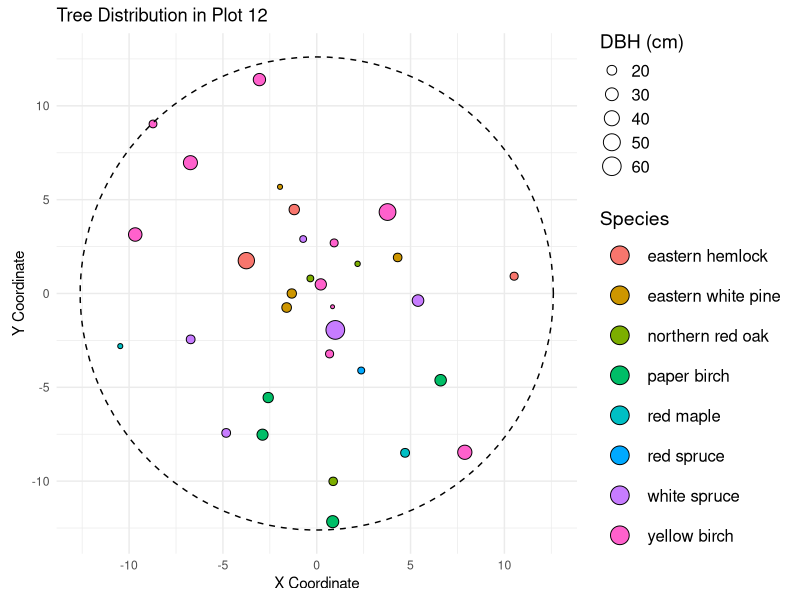
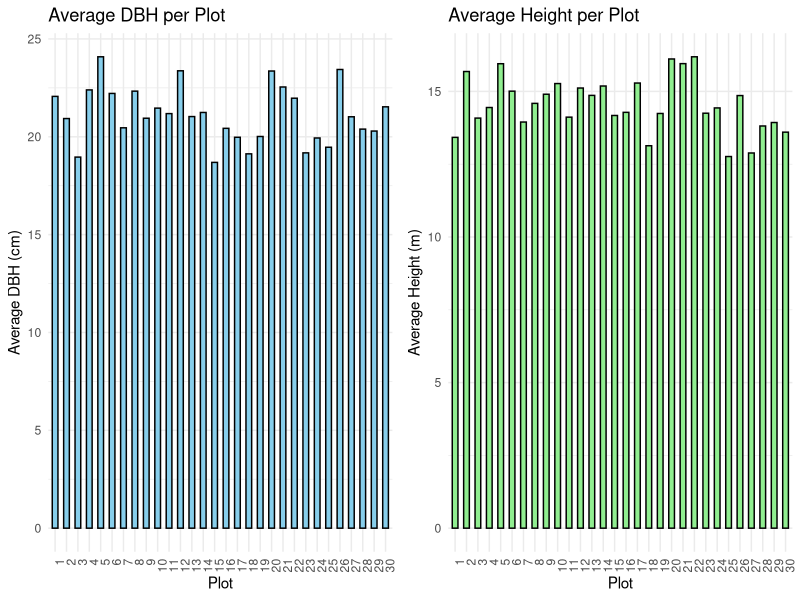
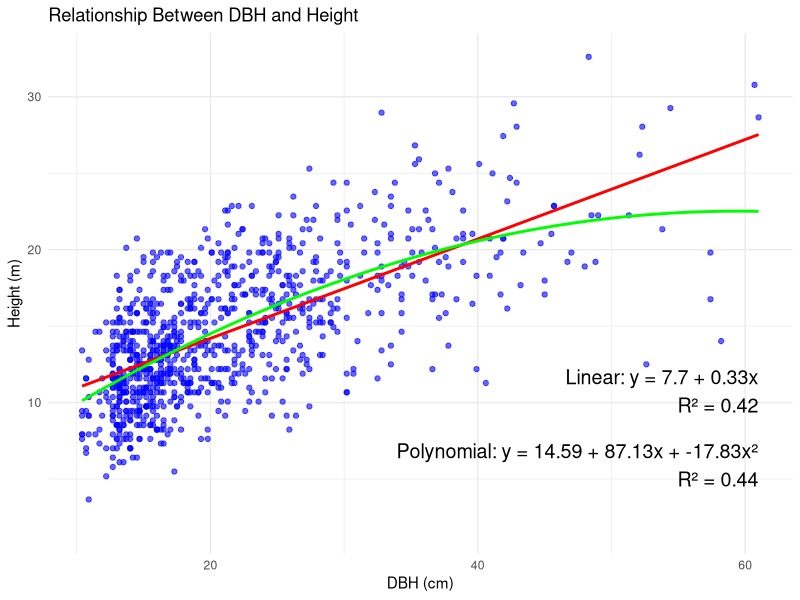
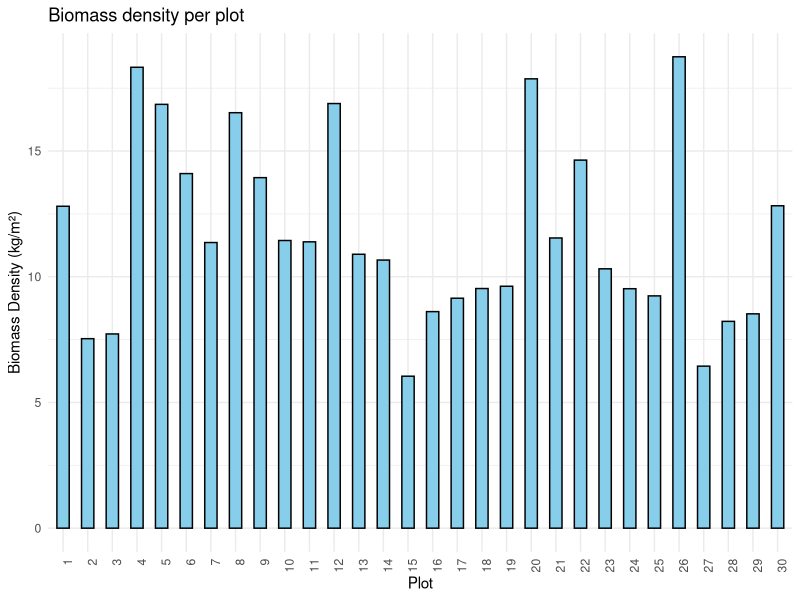
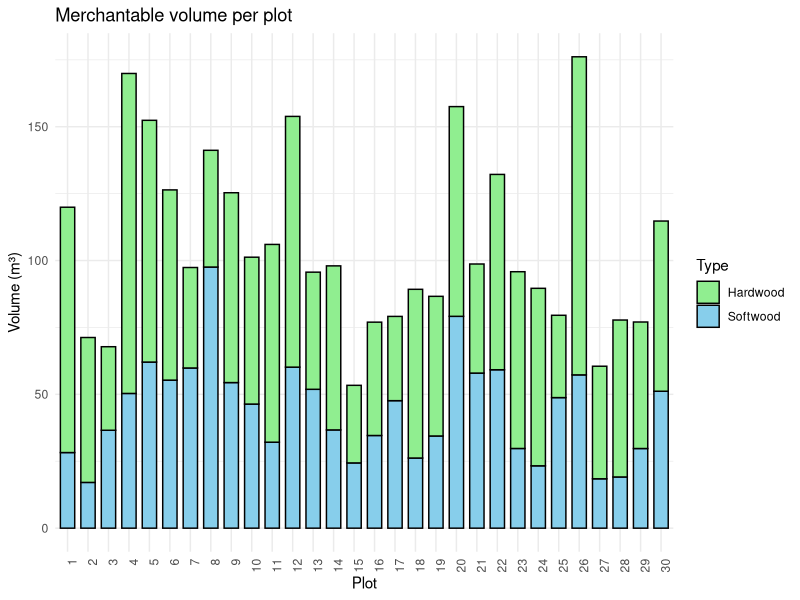

Reproduce these figures in R, in order.
# Forest mensuration problems SFR 601
# University of Maine
# Xinyuan Wei, 2024.2.12

#install.packages("tidyverse")

# Load necessary libraries
library(ggplot2)
library(dplyr)
library(tidyr)
library(gridExtra)

# Print the current working directory
current_directory <- getwd()
print(current_directory)


# Set the working directory
setwd("/Users/xinyuanwei/Library/CloudStorage/OneDrive-UniversityofMaineSystem/Course Documents/Inventory Data Process")

# Read the CSV files
howland_inventory <- read.csv("Howland_Inventory.csv")

### Visualize tree distribution in each plot
# Define the plot ID
plot_number <- 12

# Filter the data for the specified plot
plot_data <- howland_inventory %>% filter(Plot == plot_number)

# Convert azimuth and distance to Cartesian coordinates
plot_data <- plot_data %>%
  mutate(Azimuth = Azimuth * pi / 180,  # Convert to radians
         x = Distance * sin(Azimuth),
         y = Distance * cos(Azimuth),
         Species = as.factor(Species))   # Ensure Species is a factor

# Define the radius of the plot (m)
plot_radius <- 12.61

# Create a data frame for the circle
circle_data <- data.frame(
  x = plot_radius * cos(seq(0, 2 * pi, length.out = 100)),
  y = plot_radius * sin(seq(0, 2 * pi, length.out = 100))
)

# Create the plot
ggplot(plot_data, aes(x = x, y = y, size = DBH, fill = Species)) +
  geom_point(shape = 21, color = "black") +
  geom_path(data = circle_data, aes(x = x, y = y), color = "black", linetype = "dashed", inherit.aes = FALSE) +
  scale_size_continuous(name = "DBH (cm)") +
  scale_fill_manual(values = scales::hue_pal()(length(unique(plot_data$Species))),
                    name = "Species",
                    guide = guide_legend(override.aes = list(size = 6),  # Increase legend dot size
                                         keyheight = unit(2, 'lines'),
                                         keywidth = unit(2, 'lines'))) +
  labs(title = paste("Tree Distribution in Plot", plot_number), x = "X Coordinate", y = "Y Coordinate") +
  coord_fixed() +
  theme_minimal() +
  theme(
    legend.position = "right",
    legend.text = element_text(size = 12),  # Increase legend text size
    legend.title = element_text(size = 14)  # Increase legend title size
  )

### Calculate average tree size per plot
# Calculate the average DBH and Height for each plot
average_data <- howland_inventory %>%
  group_by(Plot) %>%
  summarise(
    Average_DBH = mean(DBH, na.rm = TRUE),
    SD_DBH = sd(DBH, na.rm = TRUE),
    Average_Height = mean(Height, na.rm = TRUE),
    SD_Height = sd(Height, na.rm = TRUE)
  )

# Show the table
print(average_data)

# Save the results to a CSV file
write.csv(average_data, "Plot_statistics.csv", row.names = FALSE)

# Create the DBH histogram
p1 <- ggplot(average_data, aes(x = factor(Plot), y = Average_DBH)) +
  geom_bar(stat = "identity", fill = "skyblue", color = "black", width = 0.5) +
  labs(title = "Average DBH per Plot", x = "Plot", y = "Average DBH (cm)") +
  theme_minimal() +
  theme(axis.text.x = element_text(angle = 90, hjust = 1))

# Create the Height histogram
p2 <- ggplot(average_data, aes(x = factor(Plot), y = Average_Height)) +
  geom_bar(stat = "identity", fill = "lightgreen", color = "black", width = 0.5) +
  labs(title = "Average Height per Plot", x = "Plot", y = "Average Height (m)") +
  theme_minimal() +
  theme(axis.text.x = element_text(angle = 90, hjust = 1))

# Combine the two plots into one figure
grid.arrange(p1, p2, ncol = 2)

### Analyze DBH and height relationship
# Fit the linear regression model
lm_model <- lm(Height ~ DBH, data = howland_inventory)
lm_eqn <- paste("Linear: y = ", round(coef(lm_model)[1], 2), " + ", round(coef(lm_model)[2], 2), "x", sep = "")
lm_r2 <- paste("R² = ", round(summary(lm_model)$r.squared, 2), sep = "")

# Fit the polynomial regression model
poly_model <- lm(Height ~ poly(DBH, 2), data = howland_inventory)
poly_eqn <- paste("Polynomial: y = ", round(coef(poly_model)[1], 2), " + ", round(coef(poly_model)[2], 2), "x + ", round(coef(poly_model)[3], 2), "x²", sep = "")
poly_r2 <- paste("R² = ", round(summary(poly_model)$r.squared, 2), sep = "")

# Generate scatter plot showing the relationship between DBH and height using all plot data
scatter_plot <- ggplot(howland_inventory, aes(x = DBH, y = Height)) +
  geom_point(alpha = 0.6, color = "blue") +
  geom_smooth(method = "lm", color = "red", se = FALSE) +  # Linear regression line
  geom_smooth(method = "lm", formula = y ~ poly(x, 2), color = "green", se = FALSE) +  # Polynomial regression line
  labs(title = "Relationship Between DBH and Height", x = "DBH (cm)", y = "Height (m)") +
  theme_minimal() +
  annotate("text", x = max(howland_inventory$DBH), y = min(howland_inventory$Height), 
           label = paste(lm_eqn, lm_r2, sep = "\n"), hjust = 1, vjust = -2, size = 5, color = "black") +
  annotate("text", x = max(howland_inventory$DBH), y = min(howland_inventory$Height) - 2, 
           label = paste(poly_eqn, poly_r2, sep = "\n"), hjust = 1, vjust = -1, size = 5, color = "black")

# Display the scatter plot
print(scatter_plot)

### Estimate tree/plot biomass
# Define the biomass calculation function
calculate_biomass <- function(dbh, species) {
  # Define species-specific coefficients
  coefficients <- list(
    "balsam fir" = c(-2.642, 2.475),
    "eastern hemlock" = c(-2.538, 2.452),
    "eastern white pine" = c(-2.5356, 2.4349),
    "northern red oak" = c(-2.47, 2.434),
    "paper birch" = c(-2.509, 2.453),
    "red maple" = c(-2.497, 2.456),
    "red spruce" = c(-2.5356, 2.4349),
    "white spruce" = c(-2.5356, 2.4349),
    "yellow birch" = c(-2.441, 2.438)
  )
  
  # Get the coefficients for the species
  coef <- coefficients[[tolower(species)]]
  if (is.null(coef)) {
    return(NA)  # Return NA for unknown species
  }
  
  # Calculate and return the biomass
  exp(coef[1] + coef[2] * log(dbh))
}

# Add the biomass column
howland_inventory <- howland_inventory %>%
  mutate(Biomass_kg = mapply(calculate_biomass, DBH, Species))

# Save the updated data set to a new CSV file
#write.csv(howland_inventory, "Howland_Inventory_with_Biomass.csv", row.names = FALSE)

# Define the area of each plot in square meters (m²)
area_per_plot_m2 <- plot_radius*plot_radius*3.14  # 500 m²

# Calculate the biomass density for each plot in kg/m²
biomass_density_data <- howland_inventory %>%
  group_by(Plot) %>%
  summarise(
    Total_Biomass_kg = sum(Biomass_kg, na.rm = TRUE),
    Biomass_Density_kg_m2 = Total_Biomass_kg / area_per_plot_m2
  )
  
# Save the biomass density data to a CSV file
write.csv(biomass_density_data, "Plot_Biomass.csv", row.names = FALSE)
  
# Plot the biomass density per plot
p1 <- ggplot(biomass_density_data, aes(x = factor(Plot), y = Biomass_Density_kg_m2)) +
  geom_bar(stat = "identity", fill = "skyblue", color = "black", width = 0.5) +
  labs(title = "Biomass density per plot", x = "Plot", y = "Biomass Density (kg/m²)") +
  theme_minimal() +
  theme(axis.text.x = element_text(angle = 90, hjust = 1))
  
# Display the plot
print(p1)

### Estimate tree/plot merchantable volume
# Define the species into softwoods and hardwoods
species_classification <- list(
  "softwoods" = c("balsam fir", "eastern hemlock", "eastern white pine", "red spruce", "white spruce"),
  "hardwoods" = c("northern red oak", "paper birch", "red maple", "yellow birch")
)

# Define the merchantable volume calculation function
calculate_volume <- function(dbh, species) {
  species <- tolower(species)
  if (species %in% species_classification$softwoods) {
    return(0.001 * dbh^2.5)  # Softwood volume equation
  } else if (species %in% species_classification$hardwoods) {
    return(0.002 * dbh^2.4)  # Hardwood volume equation
  } else {
    return(NA)  # Return NA for unknown species
  }
}

# Add the merchantable volume column
howland_inventory <- howland_inventory %>%
  mutate(Volume_m3 = mapply(calculate_volume, DBH, Species))

# Classify and summarize the volume data for each plot
volume_data <- howland_inventory %>%
  mutate(Classification = ifelse(tolower(Species) %in% species_classification$softwoods, "Softwood", "Hardwood")) %>%
  group_by(Plot, Classification) %>%
  summarise(Total_Volume_m3 = sum(Volume_m3, na.rm = TRUE)) %>%
  pivot_wider(names_from = Classification, values_from = Total_Volume_m3, values_fill = list(Total_Volume_m3 = 0))

# Save the volume data to a CSV file
write.csv(volume_data, "Plot_Volume.csv", row.names = FALSE)

# Plot the merchantable volume per plot
volume_data_long <- volume_data %>%
  pivot_longer(cols = c("Softwood", "Hardwood"), names_to = "Type", values_to = "Volume_m3")

ggplot(volume_data_long, aes(x = factor(Plot), y = Volume_m3, fill = Type)) +
  geom_bar(stat = "identity", position = "stack", color = "black", width = 0.7) +
  labs(title = "Merchantable volume per plot", x = "Plot", y = "Volume (m³)") +
  scale_fill_manual(values = c("Softwood" = "skyblue", "Hardwood" = "lightgreen")) +
  theme_minimal() +
  theme(axis.text.x = element_text(angle = 90, hjust = 1))

